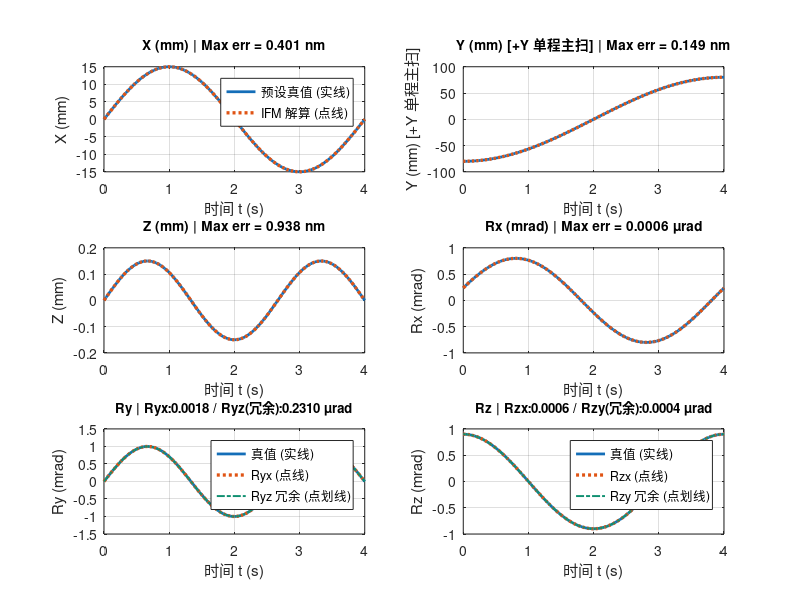

MATLAB code for this plot: (Note: this script raises an error after producing the figure.)
%% sim_ws_ifm_6dof_animation_v9.m
% ME2 的 ifm_corr 仿真，以用户附件 v9 的 C3 工程扩展解算为基线。
% 默认使用 6 类装调误差，执行 300 组标定、121 帧解算及单程扫描动画。
%
% 用法：
%   sim_ws_ifm_6dof_animation_v9()
%   sim_ws_ifm_6dof_animation_v9('ifm_corr', 'none')
%   sim_ws_ifm_6dof_animation_v9('ifm_corr', 'ifm_raw_scope')
% 'none'、'ifm_raw_scope' 与 'all6' 只改变仿真的误差注入范围。
% 此函数的解算模型始终为 ifm_corr。

function sim_ws_ifm_6dof_animation_v9(model_mode, error_mode)
    if nargin < 1 || isempty(model_mode)
        model_mode = 'ifm_corr';
    end
    model_mode = lower(strtrim(model_mode));
    if strcmp(model_mode, 'extended')
        model_mode = 'ifm_corr';
    end
    if ~strcmp(model_mode, 'ifm_corr')
        error('ifm_corr:UnsupportedModelMode', '归档仿真仅支持 ifm_corr 扩展式。');
    end
    if nargin < 2 || isempty(error_mode)
        error_mode = 'all6';
    end
    error_mode = lower(strtrim(error_mode));
    if strcmp(error_mode, 'c0_scope')
        error_mode = 'ifm_raw_scope';
    end
    if ~any(strcmp(error_mode, {'none', 'ifm_raw_scope', 'all6'}))
        error('ifm_corr:UnsupportedErrorMode', '误差范围须为 none、ifm_raw_scope 或 all6。');
    end
    clc; close all;

    %% ==================== 1. 用户可调仿真、标记点与夸张参数 ====================
    T_total  = 4.0;      % 单程扫描时长 (s)
    N_frames = 121;      % 单程帧数
    t = linspace(0, T_total, N_frames).';
    u = t / T_total;

    % WS 内部标记点（WS 局部坐标系，单位 mm）
    P_ws_local = [0.0; 0.0; -60.0];

    % 视觉夸张倍率（仅用于 Fig 1 动画显示；物理追迹与解算均使用真实小角度位姿）
    vis.X = 1.0;
    vis.Y = 1.0;
    vis.Z = 40.0;                    % Z 夸张 40 倍（0.15 mm -> 6.0 mm）
    vis.R = deg2rad(1.0) / 1.0e-3;   % 旋转夸张 ~17.45 倍（真实 1 mrad -> 动画 1 deg）

    loop_playback = true;  % Fig 1 循环播放（关闭 Fig 1 窗口自动停止）
    pause_dt      = 0.06;  % 播放速率设为 v4 的 50%（0.03 s -> 0.06 s/帧）
    save_gif      = false; % 设为 true 可在第 1 轮导出 'ws_ifm_6dof_motion_v9.gif'
    gif_file      = 'ws_ifm_6dof_motion_v9.gif';

    %% ==================== 2. CAD 精确几何参数与 Z/Ryz 装调标定 ====================
    cfg = init_ifm_geometry(model_mode, error_mode);
    cal = calibrate_ifm_corr_models(cfg);

    %% ==================== 3. 规划 WS 沿 +Y 单程扫描 + 5 自由度伴随运动 ====================
    Y_true  = -80.0   + 160.0 * (0.5 - 0.5*cos(pi*u));  % mm（+Y 单程）
    X_true  =  15.0   * sin(2*pi*u);                    % mm
    Z_true  =  0.15   * sin(3*pi*u);                    % mm
    Rx_true =  0.8e-3 * sin(2*pi*u + 0.3);              % rad（±0.8 mrad）
    Ry_true =  1.0e-3 * sin(3*pi*u);                    % rad（±1.0 mrad）
    Rz_true =  0.9e-3 * cos(2*pi*u);                    % rad（±0.9 mrad）

    pose_true = [X_true, Y_true, Z_true, Rx_true, Ry_true, Rz_true];

    %% ==================== 4. 逐时刻 8 光束追迹读数 + 8 通道（含 2 冗余）解算 ====================
    beams_hist = zeros(N_frames, 8);
    dof8_hist  = zeros(N_frames, 8);
    uncal_hist = zeros(N_frames, 8);
    for k = 1:N_frames
        m = measure_ifm(pose_true(k, :), cfg);
        beams_hist(k, :) = [m.x1, m.x2, m.x3, m.y1, m.y2, m.y3, m.z1, m.z2];
        dof8_hist(k, :)  = solve_8dof_from_ifm(m, cfg, cal);
        uncal_hist(k, :) = solve_8dof_uncalibrated(m, cfg);
    end

    % 计算全部 8 个通道的解算残差（位置单位 nm，角度单位 urad）
    res_X   = (dof8_hist(:,1) - X_true)  * 1e6;
    res_Y   = (dof8_hist(:,2) - Y_true)  * 1e6;
    res_Z   = (dof8_hist(:,3) - Z_true)  * 1e6;
    res_Rx  = (dof8_hist(:,4) - Rx_true) * 1e6;
    res_Ryx = (dof8_hist(:,5) - Ry_true) * 1e6;
    res_Ryz = (dof8_hist(:,6) - Ry_true) * 1e6;
    res_Rzx = (dof8_hist(:,7) - Rz_true) * 1e6;
    res_Rzy = (dof8_hist(:,8) - Rz_true) * 1e6;

    fprintf('============ v9 [model=%s | err=%s] 单程 +Y 扫描 8 通道解算残差统计 (Max / RMS) ============\n', cfg.model_mode, cfg.error_mode);
    fprintf('  X   (式 1)         : Max = %8.3f nm   | RMS = %8.3f nm\n',   max(abs(res_X)),   rms(res_X));
    fprintf('  Y   (式 2 修正)    : Max = %8.3f nm   | RMS = %8.3f nm\n',   max(abs(res_Y)),   rms(res_Y));
    fprintf('  Z   (式 5)         : Max = %8.3f nm   | RMS = %8.3f nm\n',   max(abs(res_Z)),   rms(res_Z));
    fprintf('  Rx  (Y1/Y2/Y3)     : Max = %8.4f urad | RMS = %8.4f urad\n', max(abs(res_Rx)),  rms(res_Rx));
    fprintf('  Ryx (X1/X2/X3 主控): Max = %8.4f urad | RMS = %8.4f urad\n', max(abs(res_Ryx)), rms(res_Ryx));
    fprintf('  Ryz (式 6 冗余#1)  : Max = %8.4f urad | RMS = %8.4f urad\n', max(abs(res_Ryz)), rms(res_Ryz));
    fprintf('  Rzx (式 3 主偏航)  : Max = %8.4f urad | RMS = %8.4f urad\n', max(abs(res_Rzx)), rms(res_Rzx));
    fprintf('  Rzy (式 4 冗余#2)  : Max = %8.4f urad | RMS = %8.4f urad\n', max(abs(res_Rzy)), rms(res_Rzy));
    true8 = [X_true, Y_true, Z_true, Rx_true, Ry_true, Ry_true, Rz_true, Rz_true];
    res_uncal = (uncal_hist - true8) * 1e6;
    fprintf('------------------------------------------------------------------------\n');
    fprintf('  [全 8 通道 6 类光路误差：未标定 -> ifm_corr 标定解算 对比] (enable_alignment_err=%d)\n', cfg.enable_alignment_err);
    fprintf('    X   : %9.2f nm   -> %7.4f nm\n',   max(abs(res_uncal(:,1))), max(abs(res_X)));
    fprintf('    Y   : %9.2f nm   -> %7.4f nm\n',   max(abs(res_uncal(:,2))), max(abs(res_Y)));
    fprintf('    Z   : %9.2f nm   -> %7.4f nm\n',   max(abs(res_uncal(:,3))), max(abs(res_Z)));
    fprintf('    Rx  : %9.3f urad -> %7.4f urad\n', max(abs(res_uncal(:,4))), max(abs(res_Rx)));
    fprintf('    Ryx : %9.3f urad -> %7.4f urad\n', max(abs(res_uncal(:,5))), max(abs(res_Ryx)));
    fprintf('    Rzx : %9.3f urad -> %7.4f urad\n', max(abs(res_uncal(:,7))), max(abs(res_Rzx)));
    fprintf('    Rzy : %9.3f urad -> %7.4f urad\n', max(abs(res_uncal(:,8))), max(abs(res_Rzy)));
    fprintf('    Ryz : %9.3f urad -> %7.4f urad\n', max(abs(res_uncal(:,6))), max(abs(res_Ryz)));
    fprintf('========================================================================\n');

    %% ==================== 5. Fig 2：6 自由度预设真值（实线）vs 解算结果（点线） ====================
    fig2 = figure(2); clf(fig2);
    set(fig2, 'Name', sprintf('Fig 2 (v9 · %s | err=%s): 6-DOF 预设真值（实线）与 IFM 解算结果（点线）', cfg.model_mode, cfg.error_mode), ...
        'Color', 'w', 'Position', [740, 80, 720, 700]);

    col_true = [0.08, 0.43, 0.72];
    col_est  = [0.88, 0.33, 0.08];
    col_red  = [0.06, 0.56, 0.44];

    labels_pos = {'X (mm)', 'Y (mm) [+Y 单程主扫]', 'Z (mm)'};
    res_pos_cell = {res_X, res_Y, res_Z};
    for i = 1:3
        subplot(3, 2, i);
        plot(t, pose_true(:, i), '-', 'Color', col_true, 'LineWidth', 2.0); hold on;
        plot(t, dof8_hist(:, i), ':', 'Color', col_est,  'LineWidth', 2.4);
        grid on; xlabel('时间 t (s)'); ylabel(labels_pos{i});
        title(sprintf('%s | Max err = %.3f nm', labels_pos{i}, max(abs(res_pos_cell{i}))), ...
              'FontSize', 9.8, 'FontWeight', 'bold');
        if i == 1
            legend({'预设真值 (实线)', 'IFM 解算 (点线)'}, 'Location', 'best');
        end
    end

    subplot(3, 2, 4);
    plot(t, Rx_true*1e3, '-', 'Color', col_true, 'LineWidth', 2.0); hold on;
    plot(t, dof8_hist(:,4)*1e3, ':', 'Color', col_est, 'LineWidth', 2.4);
    grid on; xlabel('时间 t (s)'); ylabel('Rx (mrad)');
    title(sprintf('Rx (mrad) | Max err = %.4f \\murad', max(abs(res_Rx))), ...
          'FontSize', 9.8, 'FontWeight', 'bold');

    subplot(3, 2, 5);
    plot(t, Ry_true*1e3, '-', 'Color', col_true, 'LineWidth', 2.0); hold on;
    plot(t, dof8_hist(:,5)*1e3, ':',  'Color', col_est, 'LineWidth', 2.4);
    plot(t, dof8_hist(:,6)*1e3, '-.', 'Color', col_red, 'LineWidth', 1.4);
    grid on; xlabel('时间 t (s)'); ylabel('Ry (mrad)');
    title(sprintf('Ry | Ryx:%.4f / Ryz(冗余):%.4f \\murad', max(abs(res_Ryx)), max(abs(res_Ryz))), ...
          'FontSize', 9.5, 'FontWeight', 'bold');
    legend({'真值 (实线)', 'Ryx (点线)', 'Ryz 冗余 (点划线)'}, 'Location', 'best');

    subplot(3, 2, 6);
    plot(t, Rz_true*1e3, '-', 'Color', col_true, 'LineWidth', 2.0); hold on;
    plot(t, dof8_hist(:,7)*1e3, ':',  'Color', col_est, 'LineWidth', 2.4);
    plot(t, dof8_hist(:,8)*1e3, '-.', 'Color', col_red, 'LineWidth', 1.4);
    grid on; xlabel('时间 t (s)'); ylabel('Rz (mrad)');
    title(sprintf('Rz | Rzx:%.4f / Rzy(冗余):%.4f \\murad', max(abs(res_Rzx)), max(abs(res_Rzy))), ...
          'FontSize', 9.5, 'FontWeight', 'bold');
    legend({'真值 (实线)', 'Rzx (点线)', 'Rzy 冗余 (点划线)'}, 'Location', 'best');

    sgtitle('Fig 2 (v9 · ifm_corr 全6类误差闭环标定)：WS +Y 单程扫描 6-DOF 预设真值（实线）与 8 通道 IFM 解算（点线）', ...
            'FontSize', 12, 'FontWeight', 'bold');

    %% ==================== 6. 新增 Fig 3：解算结果与真实结果的残差时序图 ====================
    fig3 = figure(3); clf(fig3);
    set(fig3, 'Name', 'Fig 3 (v9 · ifm_corr 全6类误差闭环标定): IFM 解算残差时序图（解算值 - 真实值，含冗余通道）', ...
        'Color', 'w', 'Position', [820, 40, 720, 700]);

    % 1-ΔX, 2-ΔY, 3-ΔZ (nm)
    res_pos_titles = {'\DeltaX 残差 (式 1)', '\DeltaY 残差 (式 2 修正)', '\DeltaZ 残差 (式 5)'};
    for i = 1:3
        subplot(3, 2, i);
        r = res_pos_cell{i};
        yline(0, '--', 'Color', [0.65, 0.70, 0.75], 'LineWidth', 0.9); hold on;
        plot(t, r, '-', 'Color', col_true, 'LineWidth', 1.7);
        grid on; xlabel('时间 t (s)'); ylabel('残差 (nm)');
        title(sprintf('%s | Max=%.2f / RMS=%.2f nm', res_pos_titles{i}, max(abs(r)), rms(r)), ...
              'FontSize', 9.4, 'FontWeight', 'bold');
    end

    % 4-ΔRx (urad)
    subplot(3, 2, 4);
    yline(0, '--', 'Color', [0.65, 0.70, 0.75], 'LineWidth', 0.9); hold on;
    plot(t, res_Rx, '-', 'Color', col_true, 'LineWidth', 1.7);
    grid on; xlabel('时间 t (s)'); ylabel('残差 (\murad)');
    title(sprintf('\\DeltaRx 残差 | Max=%.4f / RMS=%.4f \\murad', max(abs(res_Rx)), rms(res_Rx)), ...
          'FontSize', 9.4, 'FontWeight', 'bold');

    % 5-ΔRy (Ryx 主控 vs Ryz 冗余)
    subplot(3, 2, 5);
    yline(0, '--', 'Color', [0.65, 0.70, 0.75], 'LineWidth', 0.9); hold on;
    plot(t, res_Ryx, '-',  'Color', col_est, 'LineWidth', 1.7);
    plot(t, res_Ryz, '--', 'Color', col_red, 'LineWidth', 1.6);
    grid on; xlabel('时间 t (s)'); ylabel('残差 (\murad)');
    title(sprintf('\\DeltaRy | Ryx:%.4f / Ryz(冗余):%.4f \\murad', max(abs(res_Ryx)), max(abs(res_Ryz))), ...
          'FontSize', 9.3, 'FontWeight', 'bold');
    legend({'0 基准', '\DeltaRyx (主控)', '\DeltaRyz (冗余)'}, 'Location', 'best');

    % 6-ΔRz (Rzx 主偏航 vs Rzy 冗余)
    subplot(3, 2, 6);
    yline(0, '--', 'Color', [0.65, 0.70, 0.75], 'LineWidth', 0.9); hold on;
    plot(t, res_Rzx, '-',  'Color', col_est, 'LineWidth', 1.7);
    plot(t, res_Rzy, '--', 'Color', col_red, 'LineWidth', 1.6);
    grid on; xlabel('时间 t (s)'); ylabel('残差 (\murad)');
    title(sprintf('\\DeltaRz | Rzx:%.4f / Rzy(冗余):%.4f \\murad', max(abs(res_Rzx)), max(abs(res_Rzy))), ...
          'FontSize', 9.3, 'FontWeight', 'bold');
    legend({'0 基准', '\DeltaRzx (式 3)', '\DeltaRzy (式 4 冗余)'}, 'Location', 'best');

    sgtitle('Fig 3 (v9 · ifm_corr 全6类误差闭环标定)：WS 六自由度解算残差时序图（解算结果 - 预设真值）', ...
            'FontSize', 12, 'FontWeight', 'bold');

    %% ==================== 7. 预计算 WS 内部标记点空间轨迹（夸张位姿） ====================
    traj_vis = zeros(3, N_frames);
    for k = 1:N_frames
        pt = pose_true(k, :);
        pose_vis_k = [pt(1)*vis.X, pt(2)*vis.Y, pt(3)*vis.Z, ...
                      pt(4)*vis.R, pt(5)*vis.R, pt(6)*vis.R];
        T_v = pose_vis_k(1:3).';
        R_v = rot_z(pose_vis_k(6)) * rot_x(pose_vis_k(4)) * rot_y(pose_vis_k(5));
        traj_vis(:, k) = R_v * (P_ws_local + T_v);
    end

    %% ==================== 8. Fig 1：左侧 3D 往返反射光路循环动画（50% 速率）+ 右侧实时面板 ====================
    fig1 = figure(1); clf(fig1);
    set(fig1, 'Name', 'Fig 1 (v9 · ifm_corr 全6类误差闭环标定): WS +Y 单程循环动画（50% 速率，含入射/反射光路与 8 通道面板）', ...
        'Color', 'w', 'Position', [20, 60, 1150, 710]);

    ax = axes('Parent', fig1, 'Position', [0.04, 0.13, 0.61, 0.77]);
    hold(ax, 'on'); axis(ax, 'equal'); grid(ax, 'on');
    xlabel(ax, 'X (mm)'); ylabel(ax, 'Y (mm)'); zlabel(ax, 'Z (mm)');
    xlim(ax, [-560, 560]); ylim(ax, [-480, 320]); zlim(ax, [-260, 250]);
    view(ax, -120, 24);
    camproj(ax, 'orthographic');

    ax_hud = axes('Parent', fig1, 'Position', [0.68, 0.08, 0.30, 0.84], 'Visible', 'off');
    xlim(ax_hud, [0, 1]); ylim(ax_hud, [0, 1]);
    h_hud = text(ax_hud, 0.02, 0.98, '', ...
        'FontName', 'FixedWidth', 'FontSize', 9.3, ...
        'VerticalAlignment', 'top', 'HorizontalAlignment', 'left', ...
        'BackgroundColor', [0.97, 0.98, 0.99], ...
        'EdgeColor', [0.76, 0.82, 0.88], 'Margin', 8, 'Interpreter', 'none');

    % 8.1 静止部件
    draw_static_box(ax, -542.5, -82.5, -64, -36, 178.5, 187.0, [0.22, 0.64, 0.52], 0.60);
    draw_static_box(ax,   82.5, 542.5, -64, -36, 178.5, 187.0, [0.22, 0.64, 0.52], 0.60);
    draw_static_cylinder(ax, -0.545, 0.077, 92, 192, 23, [0.42, 0.32, 0.72], 0.28);
    text(ax, -312, -50, 206, 'ZMirror\_Left (固定)',  'Color', [0.07, 0.37, 0.35], 'FontWeight', 'bold', 'HorizontalAlignment', 'center');
    text(ax,  312, -50, 206, 'ZMirror\_Right (固定)', 'Color', [0.07, 0.37, 0.35], 'FontWeight', 'bold', 'HorizontalAlignment', 'center');
    text(ax,    0,   0, 212, 'AA (Athena)',           'Color', [0.25, 0.16, 0.48], 'FontWeight', 'bold', 'HorizontalAlignment', 'center');

    % 8.2 移动部件（半透明 WS 便于观察内部点轨迹）
    [V_ws0, F_ws, C_ws] = build_ws_mesh(cfg);
    th = linspace(0, 2*pi, 60);
    V_waf0 = [cfg.wafer_r*cos(th); cfg.wafer_r*sin(th); zeros(size(th))];

    h_ws  = patch(ax, 'Vertices', V_ws0.', 'Faces', F_ws, 'FaceVertexCData', C_ws, ...
                  'FaceColor', 'flat', 'EdgeColor', [0.25, 0.33, 0.42], 'FaceAlpha', 0.40, 'LineWidth', 0.8);
    h_waf = patch(ax, 'XData', V_waf0(1,:), 'YData', V_waf0(2,:), 'ZData', V_waf0(3,:), ...
                  'FaceColor', [0.58, 0.76, 0.87], 'EdgeColor', [0.12, 0.23, 0.37], 'FaceAlpha', 0.52);

    h_axX = plot3(ax, [0, 90], [0, 0],  [0, 0],  'Color', [0.85, 0.15, 0.15], 'LineWidth', 2.0);
    h_axY = plot3(ax, [0, 0],  [0, 90], [0, 0],  'Color', [0.10, 0.62, 0.24], 'LineWidth', 2.0);
    h_axZ = plot3(ax, [0, 0],  [0, 0],  [0, 90], 'Color', [0.15, 0.32, 0.85], 'LineWidth', 2.0);

    % 8.3 WS 内部标记点与三维点图轨迹
    plot3(ax, traj_vis(1,:), traj_vis(2,:), traj_vis(3,:), '.', ...
          'Color', [0.88, 0.55, 0.62], 'MarkerSize', 6);
    h_traj_dots = plot3(ax, nan, nan, nan, 'o', ...
          'MarkerSize', 4.5, 'MarkerFaceColor', [0.88, 0.10, 0.26], 'MarkerEdgeColor', 'none');
    h_ws_point  = plot3(ax, nan, nan, nan, 'o', ...
          'MarkerSize', 9.5, 'MarkerFaceColor', [1.00, 0.15, 0.25], 'MarkerEdgeColor', 'k', 'LineWidth', 1.2);

    % 8.4 10 条入射/去程光（实线）+ 10 条镜面反射回程光（虚线）
    col_X     = [0.08, 0.43, 0.72];  col_X_ret  = [0.22, 0.66, 0.95];
    col_Y     = [0.48, 0.25, 0.63];  col_Y_ret  = [0.76, 0.45, 0.90];
    col_ZF    = [0.88, 0.33, 0.08];  col_ZF_ret = [0.98, 0.60, 0.14];
    col_ZR    = [0.04, 0.55, 0.56];  col_ZR_ret = [0.20, 0.80, 0.76];

    h_ray_X_in  = gobjects(3, 1);  h_ray_X_ret  = gobjects(3, 1);
    h_ray_Y_in  = gobjects(3, 1);  h_ray_Y_ret  = gobjects(3, 1);
    h_ray_ZF_in = gobjects(2, 1);  h_ray_ZF_ret = gobjects(2, 1);
    h_ray_ZR_in = gobjects(2, 1);  h_ray_ZR_ret = gobjects(2, 1);

    for i = 1:3
        h_ray_X_in(i)  = plot3(ax, nan, nan, nan, '-',  'Color', col_X,     'LineWidth', 1.9, 'Marker', 'o', 'MarkerSize', 3.6);
        h_ray_X_ret(i) = plot3(ax, nan, nan, nan, '--', 'Color', col_X_ret, 'LineWidth', 1.4, 'Marker', '^', 'MarkerSize', 3.2);
        h_ray_Y_in(i)  = plot3(ax, nan, nan, nan, '-',  'Color', col_Y,     'LineWidth', 1.9, 'Marker', 'o', 'MarkerSize', 3.6);
        h_ray_Y_ret(i) = plot3(ax, nan, nan, nan, '--', 'Color', col_Y_ret, 'LineWidth', 1.4, 'Marker', '^', 'MarkerSize', 3.2);
    end
    for i = 1:2
        h_ray_ZF_in(i)  = plot3(ax, nan, nan, nan, '-',  'Color', col_ZF,     'LineWidth', 2.1, 'Marker', 'o', 'MarkerSize', 3.6);
        h_ray_ZF_ret(i) = plot3(ax, nan, nan, nan, '--', 'Color', col_ZF_ret, 'LineWidth', 1.5, 'Marker', '^', 'MarkerSize', 3.2);
        h_ray_ZR_in(i)  = plot3(ax, nan, nan, nan, '-',  'Color', col_ZR,     'LineWidth', 1.7, 'Marker', 'o', 'MarkerSize', 3.0);
        h_ray_ZR_ret(i) = plot3(ax, nan, nan, nan, '--', 'Color', col_ZR_ret, 'LineWidth', 1.3, 'Marker', '^', 'MarkerSize', 2.8);
    end

    legend(ax, [h_ray_X_in(1), h_ray_Y_in(1), h_ray_ZF_in(1), h_ray_ZR_in(1), ...
                h_ray_X_ret(1), h_ray_ZF_ret(1), h_ws_point, h_traj_dots], ...
           {'X1-X3 入射', 'Y1-Y3 入射', 'Z1/Z2 折返去程', 'Z1/Z2 参考入射', ...
            'XY 反射回程(虚线)', 'Z 反射回程(虚线)', 'WS 内部点', '内部点轨迹(点图)'}, ...
           'Location', 'southoutside', 'NumColumns', 4, 'FontSize', 8.5);

    % 8.5 循环播放主循环（50% 播放速率）
    loop_idx = 0;
    while ishandle(fig1)
        loop_idx = loop_idx + 1;
        for k = 1:N_frames
            if ~ishandle(fig1), break; end
            pt = pose_true(k, :);
            pose_vis = [pt(1)*vis.X, pt(2)*vis.Y, pt(3)*vis.Z, ...
                        pt(4)*vis.R, pt(5)*vis.R, pt(6)*vis.R];

            T_v = pose_vis(1:3).';
            R_v = rot_z(pose_vis(6)) * rot_x(pose_vis(4)) * rot_y(pose_vis(5));
            V_ws_now  = R_v * (V_ws0  + T_v);
            V_waf_now = R_v * (V_waf0 + T_v);
            set(h_ws,  'Vertices', V_ws_now.');
            set(h_waf, 'XData', V_waf_now(1,:), 'YData', V_waf_now(2,:), 'ZData', V_waf_now(3,:));

            O_v = R_v * T_v;
            ex  = O_v + R_v * [90; 0; 0];
            ey  = O_v + R_v * [0; 90; 0];
            ez  = O_v + R_v * [0; 0; 90];
            set(h_axX, 'XData', [O_v(1), ex(1)], 'YData', [O_v(2), ex(2)], 'ZData', [O_v(3), ex(3)]);
            set(h_axY, 'XData', [O_v(1), ey(1)], 'YData', [O_v(2), ey(2)], 'ZData', [O_v(3), ey(3)]);
            set(h_axZ, 'XData', [O_v(1), ez(1)], 'YData', [O_v(2), ez(2)], 'ZData', [O_v(3), ez(3)]);

            set(h_traj_dots, 'XData', traj_vis(1, 1:k), 'YData', traj_vis(2, 1:k), 'ZData', traj_vis(3, 1:k));
            set(h_ws_point,  'XData', traj_vis(1, k),   'YData', traj_vis(2, k),   'ZData', traj_vis(3, k));

            paths = trace_visual_paths_with_reflection(pose_vis, cfg);
            for i = 1:3
                set(h_ray_X_in(i),  'XData', paths.X_in{i}(1,:),  'YData', paths.X_in{i}(2,:),  'ZData', paths.X_in{i}(3,:));
                set(h_ray_X_ret(i), 'XData', paths.X_ret{i}(1,:), 'YData', paths.X_ret{i}(2,:), 'ZData', paths.X_ret{i}(3,:));
                set(h_ray_Y_in(i),  'XData', paths.Y_in{i}(1,:),  'YData', paths.Y_in{i}(2,:),  'ZData', paths.Y_in{i}(3,:));
                set(h_ray_Y_ret(i), 'XData', paths.Y_ret{i}(1,:), 'YData', paths.Y_ret{i}(2,:), 'ZData', paths.Y_ret{i}(3,:));
            end
            for i = 1:2
                set(h_ray_ZF_in(i),  'XData', paths.ZF_in{i}(1,:),  'YData', paths.ZF_in{i}(2,:),  'ZData', paths.ZF_in{i}(3,:));
                set(h_ray_ZF_ret(i), 'XData', paths.ZF_ret{i}(1,:), 'YData', paths.ZF_ret{i}(2,:), 'ZData', paths.ZF_ret{i}(3,:));
                set(h_ray_ZR_in(i),  'XData', paths.ZR_in{i}(1,:),  'YData', paths.ZR_in{i}(2,:),  'ZData', paths.ZR_in{i}(3,:));
                set(h_ray_ZR_ret(i), 'XData', paths.ZR_ret{i}(1,:), 'YData', paths.ZR_ret{i}(2,:), 'ZData', paths.ZR_ret{i}(3,:));
            end

            title(ax, sprintf('Fig 1 (v9 · ifm_corr 全6类误差闭环标定)：+Y 单程循环 [第 %d 轮, 0.5x 速率]  t=%.2fs  (实线入射 / 虚线反射)', ...
                  loop_idx, t(k)), 'FontSize', 10.2, 'FontWeight', 'bold');

            b = beams_hist(k, :);
            d = dof8_hist(k, :);
            hud_lines = { ...
                sprintf('====== 实时状态 (t = %.2f s) ======', t(k)), ...
                '【8 个 IFM 读数头单程光程变化】', ...
                sprintf('  X1 (上排) : %+10.6f mm', b(1)), ...
                sprintf('  X2 (上排) : %+10.6f mm', b(2)), ...
                sprintf('  X3 (下排) : %+10.6f mm', b(3)), ...
                sprintf('  Y1 (上排) : %+10.6f mm', b(4)), ...
                sprintf('  Y2 (上排) : %+10.6f mm', b(5)), ...
                sprintf('  Y3 (下排) : %+10.6f mm', b(6)), ...
                sprintf('  Z1 (净值) : %+10.6f mm', b(7)), ...
                sprintf('  Z2 (净值) : %+10.6f mm', b(8)), ...
                '------------------------------------', ...
                '【8 个自由度解算结果 (含 2 冗余)】', ...
                sprintf('  1. X   [式1]     : %+9.5f mm',   d(1)), ...
                sprintf('  2. Y   [式2]     : %+9.5f mm',   d(2)), ...
                sprintf('  3. Z   [式5]     : %+9.5f mm',   d(3)), ...
                sprintf('  4. Rx  [Y1-Y3]   : %+9.5f mrad', d(4)*1e3), ...
                sprintf('  5. Ryx [X1-X3主] : %+9.5f mrad', d(5)*1e3), ...
                sprintf('  6. Ryz [式6冗余] : %+9.5f mrad', d(6)*1e3), ...
                sprintf('  7. Rzx [式3主]   : %+9.5f mrad', d(7)*1e3), ...
                sprintf('  8. Rzy [式4冗余] : %+9.5f mrad', d(8)*1e3), ...
                '------------------------------------', ...
                '【冗余一致性实时差值】', ...
                sprintf('  |Ryz - Ryx| : %7.4f urad', abs(d(6)-d(5))*1e6), ...
                sprintf('  |Rzy - Rzx| : %7.4f urad', abs(d(8)-d(7))*1e6) };
            set(h_hud, 'String', hud_lines);

            drawnow;
            if save_gif && loop_idx == 1
                frame = getframe(fig1);
                [imind, cm] = rgb2ind(frame2im(frame), 256);
                if k == 1
                    imwrite(imind, cm, gif_file, 'gif', 'Loopcount', inf, 'DelayTime', pause_dt);
                else
                    imwrite(imind, cm, gif_file, 'gif', 'WriteMode', 'append', 'DelayTime', pause_dt);
                end
            else
                pause(pause_dt);
            end
        end
        if ~loop_playback
            break;
        end
    end
end

%% ========================================================================
%  几何初始化（严格对应 build_ifm_agent.FCMacro）
% =========================================================================
function cfg = init_ifm_geometry(model_mode, error_mode)
    cfg.model_mode = lower(strtrim(model_mode));
    cfg.error_mode = lower(strtrim(error_mode));
    cfg.wafer_r = 122.0;
    cfg.kx   = 400.0;  cfg.ly = 380.0;
    cfg.Kx   = 480.0;  cfg.Ly = 425.0;
    cfg.ax   = 43.5;   cfg.ay = 32.5;
    cfg.cx   = 210.0 / 4.0;  cfg.cy = 180.0 / 4.0;
    cfg.y_x1 = -105.0; cfg.y_x2 = 105.0; cfg.y_x3 = -20.0; cfg.z_x3 = -98.5;
    cfg.x_y1 =  -90.0; cfg.x_y2 =  90.0; cfg.x_y3 =  15.0; cfg.z_y3 = -100.5;
    cfg.dz_x = (-cfg.ax) - cfg.z_x3;
    cfg.dz_y = (-cfg.ay) - cfg.z_y3;

    cfg.z_head_x = 490.0;
    cfg.z_y      = -50.0;
    cfg.z_fold_x = 232.5;
    cfg.z_fold_z = -159.0;
    cfg.z_ref_z  = -114.5;
    cfg.z_top    = 178.5;
    cfg.kze      = 2.0 * cfg.z_fold_x;

    % 全光路 6 类真实装调误差注入参数（默认开启，设为 false 可恢复理想无误差光路）
    cfg.enable_alignment_err = true;
    % 1) 镜块非正交与侧镜铅垂微倾
    cfg.err.sxy =  0.15e-3;  % -Y 镜绕 Z 非正交 (rad)
    cfg.err.sxz =  0.10e-3;  % -X 镜绕 Y 铅垂微倾 (rad)
    cfg.err.syz = -0.12e-3;  % -Y 镜绕 X 铅垂微倾 (rad)
    % 2) 上排光束中心偏心与垂直阿贝臂偏差
    cfg.err.ee_err =  0.30;  % X1/X2 整体 Y 向偏心 (mm)
    cfg.err.ax_err =  0.10;  % X1/X2 垂直阿贝臂偏差 (mm)
    cfg.err.dd_err = -0.25;  % Y1/Y2 整体 X 向偏心 (mm)
    cfg.err.ay_err = -0.08;  % Y1/Y2 垂直阿贝臂偏差 (mm)
    % 3) 上排 X1/X2 & Y1/Y2 高度差 (ux/wy) 与水平不平行
    cfg.err.dz_x12 =  0.12;     cfg.err.dz_y12 = -0.10;
    cfg.err.dRyixh =  0.25e-3;  cfg.err.dRzixh = -0.18e-3;
    cfg.err.dRxiyh = -0.22e-3;  cfg.err.dRziyh =  0.20e-3;
    % 4) 上排光束平均方向偏斜
    cfg.err.Ryix0  =  0.15e-3;  cfg.err.Rzix0  = -0.10e-3;
    cfg.err.Rxiy0  = -0.12e-3;  cfg.err.Rziy0  =  0.18e-3;
    % 5) 下排 X3 / Y3 垂向基线、横向偏心与垂向不平行
    cfg.err.dz_x3_err = -0.06;  cfg.err.dy_x3_err = -0.12;
    cfg.err.dRy_x3    = -0.30e-3; cfg.err.dRz_x3  =  0.20e-3;
    cfg.err.dz_y3_err =  0.08;  cfg.err.dx_y3_err =  0.15;
    cfg.err.dRx_y3    =  0.35e-3; cfg.err.dRz_y3  = -0.25e-3;
    % 6) Z 45° 斜镜与固定顶镜安装倾斜
    cfg.err.bevel_L_err =  0.20e-3; cfg.err.bevel_R_err = -0.18e-3;
    cfg.err.ztop_rx     =  0.15e-3; cfg.err.ztop_ry     = -0.12e-3;

    % 根据 error_mode 切换光路误差注入范围
    switch cfg.error_mode
        case 'none'
            cfg.enable_alignment_err = false;
        case 'ifm_raw_scope'
            cfg.enable_alignment_err = true;
            cfg.err.sxz = 0; cfg.err.syz = 0;
            cfg.err.dRy_x3 = 0; cfg.err.dRz_x3 = 0;
            cfg.err.dRx_y3 = 0; cfg.err.dRz_y3 = 0;
        case 'all6'
            cfg.enable_alignment_err = true;
    end
    cfg.opl0 = trace_all_beams([0,0,0,0,0,0], cfg, true);
end

%% ========================================================================
%  8 光束 IFM 闭环解算全部 8 通道（6 自由度 + 2 冗余项 Ryz, Rzy）
% =========================================================================
function dof8 = solve_8dof_uncalibrated(m, cfg)
    Xb0 = cfg.Kx - cfg.kx/2.0; Yb0 = cfg.Ly - cfg.ly/2.0;
    Rzy = m.my2 / (4.0 * cfg.cy);
    Rx  = -((m.my1 - m.y3) + cfg.x_y3 * Rzy) / cfg.dz_y;
    Ryx =  ((m.mx1 - m.x3) - cfg.y_x3 * Rzy) / cfg.dz_x;
    for iter = 1:4
        Rzx = m.mx2 / (4.0 * cfg.cx) - Rx * Ryx;
        Ryx =  ((m.mx1 - m.x3) - cfg.y_x3 * (Rzx + Rx * Ryx)) / cfg.dz_x;
        Rx  = -((m.my1 - m.y3) + cfg.x_y3 * Rzx) / cfg.dz_y;
    end
    X = m.mx1; Y = m.my1;
    for iter = 1:4
        X = m.mx1 + ((X+Xb0)/2.0)*(Ryx^2 + Rzx^2) + (cfg.Kx/2.0)*(Ryx^2 + Rzx^2) + cfg.ax * Ryx;
        Y = m.my1 + ((Y+Yb0)/2.0)*(Rx^2  + Rzx^2) + (cfg.Ly/2.0)*(Rx^2  + Rzx^2) - cfg.ay * Rx;
    end
    Z   = m.mz1 + X*Rx*Rzx + 50.0*Rx;
    Ryz = 0.84 * (m.mz2 / cfg.kze) * (1.0 - 2.0*Z/cfg.kze);
    dof8 = [X, Y, Z, Rx, Ryx, Ryz, Rzx, Rzy];
end

function dof8 = solve_8dof_from_ifm(m, cfg, cal)
    % ifm_corr 扩展式，按标定后的特征向量进行求解。
    Xb0 = cfg.Kx - cfg.kx / 2.0;
    Yb0 = cfg.Ly - cfg.ly / 2.0;

    Rzy = m.my2 / (4.0 * cfg.cy);
    X = m.mx1; Y = m.my1; Z = m.mz1;
    Rx  = -((m.my1 - m.y3) + cfg.x_y3 * Rzy) / cfg.dz_y;
    Ryx =  ((m.mx1 - m.x3) - cfg.y_x3 * Rzy) / cfg.dz_x;
    Rzx = m.mx2 / (4.0 * cfg.cx) - Rx * Ryx;

    for iter = 1:5
        Xb = X + Xb0;
        Yb = Y + Yb0;

        % ---- 工程扩展版 ifm_corr（含 sxz/syz、侧镜交叉项、下排不平行、可调 czxrz）----
        Rzx  = [m.mx2/(4*cfg.cx), Ryx, Rx, -(Xb*Ryx)/(4*cfg.cx), -(Xb*Rzx)/(4*cfg.cx), -X/(4*cfg.cx)] * cal.th_Rzx - Rx*Ryx;
        Rzy  = [m.my2/(4*cfg.cy), Rx, Ryx, -(Yb*Rx)/(4*cfg.cy),  -(Yb*Rzx)/(4*cfg.cy), -Y/(4*cfg.cy)] * cal.th_Rzy;
        Rx   = [-(m.my1-m.y3)/cfg.dz_y, Rzx, Ryx, -(Yb*Rx)/cfg.dz_y, -(Yb*Rzx)/cfg.dz_y, -Y/cfg.dz_y] * cal.th_Rx;
        Ryx  = [ (m.mx1-m.x3)/cfg.dz_x, Rzx+Rx*Ryx, Rx, -(Xb*Ryx)/cfg.dz_x, -(Xb*Rzx)/cfg.dz_x, -X/cfg.dz_x] * cal.th_Ryx;
        X_nl = m.mx1 + (Xb/2.0)*(Ryx^2 + Rzx^2) + (cfg.Kx/2.0)*(Ryx^2 + Rzx^2);
        X    = [X_nl, Ryx, -(Rzx+Rx*Ryx), -Z, -Xb*Ryx, -Xb*Rzx, Y, Rx] * cal.th_X;
        Y_nl = m.my1 + (Yb/2.0)*(Rx^2 + Rzx^2) + (cfg.Ly/2.0)*(Rx^2 + Rzx^2);
        Y    = [Y_nl, -Rx, (Rzx+Rx*Ryx), -X, -Z, -Yb*Rx, -Yb*Rzx, Ryx] * cal.th_Y;
        Z    = [m.mz1, X*Rx*Rzx, Y, X, Rx, Ryx, Rzx, X*Ryx, X*Rzx, Y*Ryx, X*Rx, Ryx^2, Rzx^2, Rx^2, Rx*Rzx] * cal.th_Z;
    end

    lead_ryz = (m.mz2 / cfg.kze) * (1.0 - 2.0*Z/cfg.kze) ...
             + (2.0/cfg.kze)*X*(Rx^2) + (4.0/cfg.kze)*X*(Ryx^2);
    Ryz = [lead_ryz, X, Y, Z, Rx, Rzx, X*Rx, X*Ryx, X*Rzx, Rx^2, Rx*Rzx, Ryx^2] * cal.th_Ryz;

    dof8 = [X, Y, Z, Rx, Ryx, Ryz, Rzx, Rzy];
end

function cal = calibrate_ifm_corr_models(cfg)
    % 拟合 ifm_corr 扩展式的全部特征列。
    rng(42);
    N_cal = 300;
    p_cal = [(2*rand(N_cal,1)-1)*100, (2*rand(N_cal,1)-1)*100, (2*rand(N_cal,1)-1)*0.4, ...
             (2*rand(N_cal,1)-1)*1.0e-3, (2*rand(N_cal,1)-1)*1.0e-3, (2*rand(N_cal,1)-1)*1.0e-3];
    mx1 = zeros(N_cal,1); mx2 = zeros(N_cal,1); mx3 = zeros(N_cal,1);
    my1 = zeros(N_cal,1); my2 = zeros(N_cal,1); my3 = zeros(N_cal,1);
    mz1 = zeros(N_cal,1); mz2 = zeros(N_cal,1);
    for k = 1:N_cal
        mk = measure_ifm(p_cal(k,:), cfg);
        mx1(k) = mk.mx1; mx2(k) = mk.mx2; mx3(k) = mk.mx1 - mk.x3;
        my1(k) = mk.my1; my2(k) = mk.my2; my3(k) = mk.my1 - mk.y3;
        mz1(k) = mk.mz1; mz2(k) = mk.mz2;
    end
    X = p_cal(:,1); Y = p_cal(:,2); Z = p_cal(:,3);
    Rx = p_cal(:,4); Ry = p_cal(:,5); Rz = p_cal(:,6);
    Xb = X + cfg.Kx - cfg.kx/2.0;
    Yb = Y + cfg.Ly - cfg.ly/2.0;
    X_nl = mx1 + (Xb/2.0).*(Ry.^2 + Rz.^2) + (cfg.Kx/2.0).*(Ry.^2 + Rz.^2);
    Y_nl = my1 + (Yb/2.0).*(Rx.^2 + Rz.^2) + (cfg.Ly/2.0).*(Rx.^2 + Rz.^2);

    cal.th_Rzx = [mx2/(4*cfg.cx), Ry, Rx, -(Xb.*Ry)/(4*cfg.cx), -(Xb.*Rz)/(4*cfg.cx), -X/(4*cfg.cx)] \ (Rz + Rx.*Ry);
    cal.th_Rzy = [my2/(4*cfg.cy), Rx, Ry, -(Yb.*Rx)/(4*cfg.cy), -(Yb.*Rz)/(4*cfg.cy), -Y/(4*cfg.cy)] \ Rz;
    cal.th_Rx  = [-my3/cfg.dz_y, Rz, Ry, -(Yb.*Rx)/cfg.dz_y, -(Yb.*Rz)/cfg.dz_y, -Y/cfg.dz_y] \ Rx;
    cal.th_Ryx = [ mx3/cfg.dz_x, Rz+Rx.*Ry, Rx, -(Xb.*Ry)/cfg.dz_x, -(Xb.*Rz)/cfg.dz_x, -X/cfg.dz_x] \ Ry;
    cal.th_X   = [X_nl, Ry, -(Rz+Rx.*Ry), -Z, -Xb.*Ry, -Xb.*Rz, Y, Rx] \ X;
    cal.th_Y   = [Y_nl, -Rx, (Rz+Rx.*Ry), -X, -Z, -Yb.*Rx, -Yb.*Rz, Ry] \ Y;
    cal.th_Z   = [mz1, X.*Rx.*Rz, Y, X, Rx, Ry, Rz, X.*Ry, X.*Rz, Y.*Ry, X.*Rx, Ry.^2, Rz.^2, Rx.^2, Rx.*Rz] \ Z;
    fprintf('[标定完成 · ifm_corr 扩展式 | err=%s] czxrz=%+.4f, ax_eff=%.3f mm, ay_eff=%.3f mm\n', ...
            cfg.error_mode, cal.th_Z(2)/cal.th_Z(1), cal.th_X(2)/cal.th_X(1), cal.th_Y(2)/cal.th_Y(1));

    lead_ryz = (mz2./cfg.kze).*(1.0 - 2.0.*Z./cfg.kze) + (2.0/cfg.kze).*X.*(Rx.^2) + (4.0/cfg.kze).*X.*(Ry.^2);
    cal.th_Ryz = [lead_ryz, X, Y, Z, Rx, Rz, X.*Rx, X.*Ry, X.*Rz, Rx.^2, Rx.*Rz, Ry.^2] \ Ry;
end

%% ========================================================================
%  物理光线追迹（假设 IFM 总能接收反射光并解算光程变化）
% =========================================================================
function m = measure_ifm(pose, cfg)
    opl = trace_all_beams(pose, cfg, false);
    m.x1 = (opl.x1 - cfg.opl0.x1) / 4.0;
    m.x2 = (opl.x2 - cfg.opl0.x2) / 4.0;
    m.x3 = (opl.x3 - cfg.opl0.x3) / 4.0;
    m.y1 = (opl.y1 - cfg.opl0.y1) / 4.0;
    m.y2 = (opl.y2 - cfg.opl0.y2) / 4.0;
    m.y3 = (opl.y3 - cfg.opl0.y3) / 4.0;

    m.mx1 = 0.5 * (m.x1 + m.x2);
    m.mx2 = m.x1 - m.x2;
    m.my1 = 0.5 * (m.y1 + m.y2);
    m.my2 = m.y2 - m.y1;

    m.z1  = -((opl.z1_f - cfg.opl0.z1_f) - (opl.z1_r - cfg.opl0.z1_r)) / 2.0;
    m.z2  = -((opl.z2_f - cfg.opl0.z2_f) - (opl.z2_r - cfg.opl0.z2_r)) / 2.0;
    m.mz1 = 0.5 * (m.z1 + m.z2);
    m.mz2 = m.z1 - m.z2;
end

function opl = trace_all_beams(pose, cfg, is_zero)
    if is_zero
        T = [0;0;0]; R = eye(3);
    else
        T = pose(1:3).';
        R = rot_z(pose(6)) * rot_x(pose(4)) * rot_y(pose(5));
    end
    xform = @(p) R * (p + T);

    mp_xm = xform([-cfg.kx/2; 0; 0]);
    mp_xp = xform([ cfg.kx/2; 0; 0]);
    mp_ym = xform([0; -cfg.ly/2; 0]);

    if cfg.enable_alignment_err
        e = cfg.err;
        mn_xm = R * (rot_y(e.sxz) * [-1; 0; 0]);
        mn_xp = R * [1; 0; 0];
        mn_ym = R * (rot_z(e.sxy) * rot_x(e.syz) * [0; -1; 0]);

        dx1 = rot_z(e.Rzix0 + 0.5*e.dRzixh) * rot_y(e.Ryix0 + 0.5*e.dRyixh) * [1; 0; 0];
        dx2 = rot_z(e.Rzix0 - 0.5*e.dRzixh) * rot_y(e.Ryix0 - 0.5*e.dRyixh) * [1; 0; 0];
        dx3 = rot_z(e.Rzix0 + e.dRz_x3)     * rot_y(e.Ryix0 + e.dRy_x3)     * [1; 0; 0];
        dy1 = rot_z(e.Rziy0 - 0.5*e.dRziyh) * rot_x(e.Rxiy0 - 0.5*e.dRxiyh) * [0; 1; 0];
        dy2 = rot_z(e.Rziy0 + 0.5*e.dRziyh) * rot_x(e.Rxiy0 + 0.5*e.dRxiyh) * [0; 1; 0];
        dy3 = rot_z(e.Rziy0 + e.dRz_y3)     * rot_x(e.Rxiy0 + e.dRx_y3)     * [0; 1; 0];

        p_x1 = [-cfg.Kx; cfg.y_x1 + e.ee_err; -cfg.ax - e.ax_err + 0.5*e.dz_x12];
        p_x2 = [-cfg.Kx; cfg.y_x2 + e.ee_err; -cfg.ax - e.ax_err - 0.5*e.dz_x12];
        p_x3 = [-cfg.Kx; cfg.y_x3 + e.dy_x3_err; cfg.z_x3 + e.dz_x3_err];
        p_y1 = [cfg.x_y1 + e.dd_err; -cfg.Ly; -cfg.ay - e.ay_err + 0.5*e.dz_y12];
        p_y2 = [cfg.x_y2 + e.dd_err; -cfg.Ly; -cfg.ay - e.ay_err - 0.5*e.dz_y12];
        p_y3 = [cfg.x_y3 + e.dx_y3_err; -cfg.Ly; cfg.z_y3 + e.dz_y3_err];

        zmir_p = [0; 0; cfg.z_top];
        zmir_n = rot_y(e.ztop_ry) * rot_x(e.ztop_rx) * [0; 0; -1];
        bp1 = xform([-cfg.z_fold_x; cfg.z_y; cfg.z_fold_z]); bn1 = R * (rot_y(e.bevel_L_err) * ([-1; 0; 1]/sqrt(2)));
        bp2 = xform([ cfg.z_fold_x; cfg.z_y; cfg.z_fold_z]); bn2 = R * (rot_y(e.bevel_R_err) * ([ 1; 0; 1]/sqrt(2)));
    else
        mn_xm = R * [-1; 0; 0]; mn_xp = R * [1; 0; 0]; mn_ym = R * [0; -1; 0];
        dx1 = [1;0;0]; dx2 = [1;0;0]; dx3 = [1;0;0];
        dy1 = [0;1;0]; dy2 = [0;1;0]; dy3 = [0;1;0];
        p_x1 = [-cfg.Kx; cfg.y_x1; -cfg.ax]; p_x2 = [-cfg.Kx; cfg.y_x2; -cfg.ax]; p_x3 = [-cfg.Kx; cfg.y_x3; cfg.z_x3];
        p_y1 = [cfg.x_y1; -cfg.Ly; -cfg.ay]; p_y2 = [cfg.x_y2; -cfg.Ly; -cfg.ay]; p_y3 = [cfg.x_y3; -cfg.Ly; cfg.z_y3];
        zmir_p = [0; 0; cfg.z_top]; zmir_n = [0; 0; -1];
        bp1 = xform([-cfg.z_fold_x; cfg.z_y; cfg.z_fold_z]); bn1 = R * ([-1; 0; 1]/sqrt(2));
        bp2 = xform([ cfg.z_fold_x; cfg.z_y; cfg.z_fold_z]); bn2 = R * ([ 1; 0; 1]/sqrt(2));
    end

    opl.x1 = trace_cc_double_pass(p_x1, dx1, mp_xm, mn_xm, p_x1, p_x1, dx1);
    opl.x2 = trace_cc_double_pass(p_x2, dx2, mp_xm, mn_xm, p_x2, p_x2, dx2);
    opl.x3 = trace_cc_double_pass(p_x3, dx3, mp_xm, mn_xm, p_x3, p_x3, dx3);
    opl.y1 = trace_cc_double_pass(p_y1, dy1, mp_ym, mn_ym, p_y1, p_y1, dy1);
    opl.y2 = trace_cc_double_pass(p_y2, dy2, mp_ym, mn_ym, p_y2, p_y2, dy2);
    opl.y3 = trace_cc_double_pass(p_y3, dy3, mp_ym, mn_ym, p_y3, p_y3, dy3);

    ref_z1p = [-cfg.z_head_x; 0; 0]; ref_z1n = [ 1;0;0];
    ref_z2p = [ cfg.z_head_x; 0; 0]; ref_z2n = [-1;0;0];
    opl.z1_f = trace_z_folded([-cfg.z_head_x; cfg.z_y; cfg.z_fold_z], [ 1;0;0], bp1, bn1, zmir_p, zmir_n, ref_z1p, ref_z1n);
    opl.z1_r = trace_single_pass([-cfg.z_head_x; cfg.z_y; cfg.z_ref_z], [ 1;0;0], mp_xm, mn_xm, ref_z1p, ref_z1n);
    opl.z2_f = trace_z_folded([ cfg.z_head_x; cfg.z_y; cfg.z_fold_z], [-1;0;0], bp2, bn2, zmir_p, zmir_n, ref_z2p, ref_z2n);
    opl.z2_r = trace_single_pass([ cfg.z_head_x; cfg.z_y; cfg.z_ref_z], [-1;0;0], mp_xp, mn_xp, ref_z2p, ref_z2n);
end

%% ========================================================================
%  Fig 1 可视化追迹：严格按三维反射定律生成入射（去程）与反射（回程）光路
% =========================================================================
function paths = trace_visual_paths_with_reflection(pose_vis, cfg)
    T = pose_vis(1:3).';
    R = rot_z(pose_vis(6)) * rot_x(pose_vis(4)) * rot_y(pose_vis(5));
    xform = @(p) R * (p + T);

    mp_xm = xform([-cfg.kx/2; 0; 0]); mn_xm = R * [-1; 0; 0];
    mp_xp = xform([ cfg.kx/2; 0; 0]); mn_xp = R * [ 1; 0; 0];
    mp_ym = xform([0; -cfg.ly/2; 0]); mn_ym = R * [0; -1; 0];

    ref_px = [-cfg.Kx; 0; 0]; ref_nx = [1; 0; 0];
    ref_py = [0; -cfg.Ly; 0]; ref_ny = [0; 1; 0];

    x_starts = {[-cfg.Kx; cfg.y_x1; -cfg.ax], [-cfg.Kx; cfg.y_x2; -cfg.ax], [-cfg.Kx; cfg.y_x3; cfg.z_x3]};
    y_starts = {[cfg.x_y1; -cfg.Ly; -cfg.ay], [cfg.x_y2; -cfg.Ly; -cfg.ay], [cfg.x_y3; -cfg.Ly; cfg.z_y3]};
    for i = 1:3
        [~, p1] = intersect_plane(x_starts{i}, [1;0;0], mp_xm, mn_xm);
        d1 = reflect_ray([1;0;0], mn_xm);
        [~, p2] = intersect_plane(p1, d1, ref_px, ref_nx);
        paths.X_in{i}  = [x_starts{i}, p1];
        paths.X_ret{i} = [p1, p2];

        [~, q1] = intersect_plane(y_starts{i}, [0;1;0], mp_ym, mn_ym);
        dq1 = reflect_ray([0;1;0], mn_ym);
        [~, q2] = intersect_plane(q1, dq1, ref_py, ref_ny);
        paths.Y_in{i}  = [y_starts{i}, q1];
        paths.Y_ret{i} = [q1, q2];
    end

    zmir_p = [0; 0; cfg.z_top]; zmir_n = [0; 0; -1];
    sides = [-1, 1];
    for i = 1:2
        s = sides(i);
        p0_f = [s*cfg.z_head_x; cfg.z_y; cfg.z_fold_z];
        p0_r = [s*cfg.z_head_x; cfg.z_y; cfg.z_ref_z];
        d_in = [-s; 0; 0];
        ref_zp = [s*cfg.z_head_x; 0; 0];
        ref_zn = [-s; 0; 0];

        bp = xform([s*cfg.z_fold_x; cfg.z_y; cfg.z_fold_z]);
        bn = R * ([s; 0; 1]/sqrt(2));
        [~, p1] = intersect_plane(p0_f, d_in, bp, bn);
        d1 = reflect_ray(d_in, bn);
        [~, p2] = intersect_plane(p1, d1, zmir_p, zmir_n);
        paths.ZF_in{i} = [p0_f, p1, p2];

        d2 = reflect_ray(d1, zmir_n);
        [~, p3] = intersect_plane(p2, d2, bp, bn);
        d3 = reflect_ray(d2, bn);
        [~, p4] = intersect_plane(p3, d3, ref_zp, ref_zn);
        paths.ZF_ret{i} = [p2, p3, p4];

        if s == -1
            [~, pr1] = intersect_plane(p0_r, d_in, mp_xm, mn_xm);
            dr1 = reflect_ray(d_in, mn_xm);
        else
            [~, pr1] = intersect_plane(p0_r, d_in, mp_xp, mn_xp);
            dr1 = reflect_ray(d_in, mn_xp);
        end
        [~, pr2] = intersect_plane(pr1, dr1, ref_zp, ref_zn);
        paths.ZR_in{i}  = [p0_r, pr1];
        paths.ZR_ret{i} = [pr1, pr2];
    end
end

%% ========================================================================
%  3D 网格构建与底层几何工具
% =========================================================================
function [V, F, C] = build_ws_mesh(cfg)
    sec = [-200, -1.5; 200, -1.5; 200, -126.5; 265, -191.5; -265, -191.5; -200, -126.5];
    y0 = -cfg.ly/2; y1 = cfg.ly/2;
    V_front = [sec(:,1), repmat(y0, 6, 1), sec(:,2)].';
    V_back  = [sec(:,1), repmat(y1, 6, 1), sec(:,2)].';
    V = [V_front, V_back];

    F = [1, 2, 3, 4, 5, 6; 7, 8, 9, 10, 11, 12];
    col_ws    = [0.78, 0.85, 0.90];
    col_bevel = [0.92, 0.69, 0.19];
    C = [col_ws; col_ws];

    for i = 1:6
        j = mod(i, 6) + 1;
        F = [F; i, j, j+6, i+6, i+6, i+6]; %#ok<AGROW>
        if i == 3 || i == 5
            C = [C; col_bevel]; %#ok<AGROW>
        else
            C = [C; col_ws]; %#ok<AGROW>
        end
    end
end

function draw_static_box(ax, x0, x1, y0, y1, z0, z1, col, alph)
    V = [x0,y0,z0; x1,y0,z0; x1,y1,z0; x0,y1,z0; x0,y0,z1; x1,y0,z1; x1,y1,z1; x0,y1,z1];
    F = [1,2,3,4; 5,6,7,8; 1,2,6,5; 3,4,8,7; 1,4,8,5; 2,3,7,6];
    patch(ax, 'Vertices', V, 'Faces', F, 'FaceColor', col, 'EdgeColor', col*0.45, 'FaceAlpha', alph);
end

function draw_static_cylinder(ax, cx, cy, z0, z1, r, col, alph)
    [Xc, Yc, Zc] = cylinder(r, 28);
    surf(ax, Xc + cx, Yc + cy, Zc*(z1 - z0) + z0, 'FaceColor', col, 'EdgeColor', 'none', 'FaceAlpha', alph);
end

function opl = trace_cc_double_pass(p0, d0, mp, mn, apex, ref_p, ref_n)
    d0 = d0 / norm(d0);
    [t1, p1] = intersect_plane(p0, d0, mp, mn);
    d1 = reflect_ray(d0, mn);
    [t2, p2] = intersect_plane(p1, d1, ref_p, ref_n);
    p3 = 2.0 * apex - p2;
    d2 = -d1;
    [t3, p4] = intersect_plane(p3, d2, mp, mn);
    d3 = reflect_ray(d2, mn);
    [t4, ~]  = intersect_plane(p4, d3, ref_p, ref_n);
    opl = t1 + t2 + t3 + t4;
end

function opl = trace_single_pass(p0, d0, mp, mn, ref_p, ref_n)
    [t1, p1] = intersect_plane(p0, d0, mp, mn);
    d1 = reflect_ray(d0, mn);
    [t2, ~] = intersect_plane(p1, d1, ref_p, ref_n);
    opl = t1 + t2;
end

function opl = trace_z_folded(p0, d0, bp, bn, zmir_p, zmir_n, ref_p, ref_n)
    [t1, p1] = intersect_plane(p0, d0, bp, bn);
    d1 = reflect_ray(d0, bn);
    [t2, p2] = intersect_plane(p1, d1, zmir_p, zmir_n);
    d2 = reflect_ray(d1, zmir_n);
    [t3, p3] = intersect_plane(p2, d2, bp, bn);
    d3 = reflect_ray(d2, bn);
    [t4, ~] = intersect_plane(p3, d3, ref_p, ref_n);
    opl = t1 + t2 + t3 + t4;
end

function [t, p_hit] = intersect_plane(p0, d, plane_p, plane_n)
    t = dot(plane_p - p0, plane_n) / dot(d, plane_n);
    p_hit = p0 + t * d;
end

function d_out = reflect_ray(d_in, n)
    d_out = d_in - 2.0 * dot(d_in, n) * n;
end

function R = rot_x(a), c=cos(a); s=sin(a); R=[1,0,0; 0,c,-s; 0,s,c]; end
function R = rot_y(a), c=cos(a); s=sin(a); R=[c,0,s; 0,1,0; -s,0,c]; end
function R = rot_z(a), c=cos(a); s=sin(a); R=[c,-s,0; s,c,0; 0,0,1]; end
